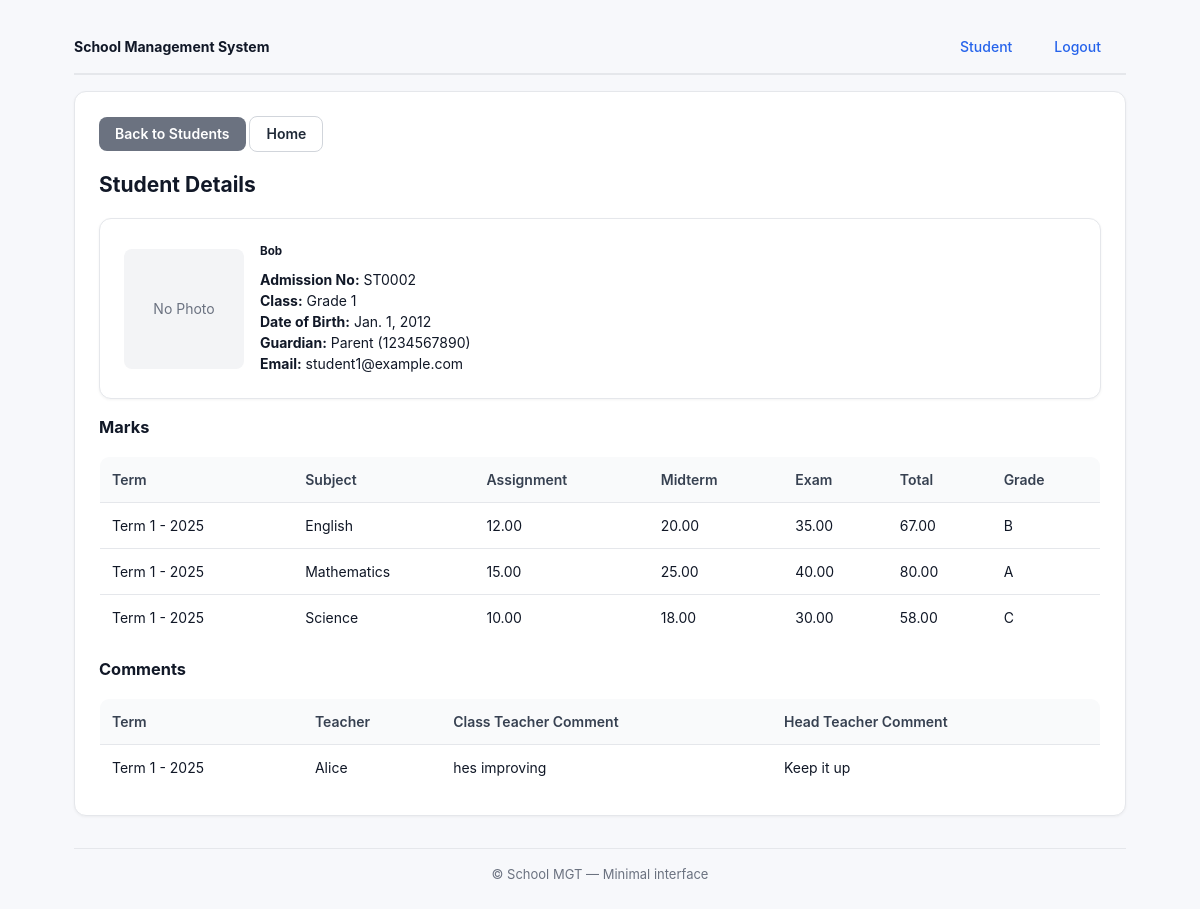
Page /portal/admin/student/2/ (signed in) on the committed database.
### school/models.py (models this page shows, shortened)
class Student(models.Model):
    user = models.OneToOneField(User, on_delete=models.CASCADE)
    admission_number = models.CharField(max_length=20, unique=True)
    student_class = models.ForeignKey(Class, on_delete=models.SET_NULL, null=True)
    date_of_birth = models.DateField()
    guardian_name = models.CharField(max_length=100)
    guardian_phone = models.CharField(max_length=15)
    photo = models.ImageField(upload_to='students/photos/', blank=True, null=True)
    is_graduated = models.BooleanField(default=False)
    graduation_year = models.CharField(max_length=9, blank=True, null=True)
    class Meta:
        db_table = 'students'

class User(AbstractUser):
    USER_TYPE_CHOICES = (
        ('admin', 'Administrator'),
        ('teacher', 'Teacher'),
        ('student', 'Student'),
        ('bursar', 'Bursar'),
    )
    user_type = models.CharField(max_length=10, choices=USER_TYPE_CHOICES)
    phone = models.CharField(max_length=15, blank=True, null=True)
    address = models.TextField(blank=True, null=True)
    class Meta:
        db_table = 'users'

class Class(models.Model):
    name = models.CharField(max_length=50)
    level = models.CharField(max_length=20)
    class_teacher = models.ForeignKey(User, on_delete=models.SET_NULL, null=True,
                                      limit_choices_to={'user_type': 'teacher'})
    academic_year = models.CharField(max_length=9, default='2024/2025')
    promotion_rank = models.IntegerField(default=0, help_text="Order used for automatic promotion across years")
    class Meta:
        db_table = 'classes'
        verbose_name_plural = 'Classes'

class Mark(models.Model):
    student = models.ForeignKey(Student, on_delete=models.CASCADE)
    subject = models.ForeignKey(Subject, on_delete=models.CASCADE)
    term = models.ForeignKey(Term, on_delete=models.CASCADE)
    class_assigned = models.ForeignKey(Class, on_delete=models.CASCADE)
    teacher = models.ForeignKey(Teacher, on_delete=models.SET_NULL, null=True)
    assignment_marks = models.DecimalField(max_digits=5, decimal_places=2,
                                          validators=[MinValueValidator(0), MaxValueValidator(20)],
                                          default=0)
    midterm_marks = models.DecimalField(max_digits=5, decimal_places=2,
                                       validators=[MinValueValidator(0), MaxValueValidator(30)],
                                       default=0)
    exam_marks = models.DecimalField(max_digits=5, decimal_places=2,
                                    validators=[MinValueValidator(0), MaxValueValidator(50)],
                                    default=0)
    total_marks = models.DecimalField(max_digits=5, decimal_places=2, default=0)
    grade = models.CharField(max_length=2, blank=True)
    created_at = models.DateTimeField(auto_now_add=True)
    updated_at = models.DateTimeField(auto_now=True)
    class Meta:
        db_table = 'marks'
        unique_together = ['student', 'subject', 'term', 'class_assigned']

class Term(models.Model):
    TERM_CHOICES = (
        ('1', 'Term 1'),
        ('2', 'Term 2'),
        ('3', 'Term 3'),
    )
    term = models.CharField(max_length=1, choices=TERM_CHOICES)
    academic_year = models.CharField(max_length=9)
    start_date = models.DateField()
    end_date = models.DateField()
    is_active = models.BooleanField(default=False)
    def __str__(self):
        return f"Term {self.term} - {self.academic_year}"
    class Meta:
        db_table = 'terms'
        unique_together = ['term', 'academic_year']

class Subject(models.Model):
    name = models.CharField(max_length=100)
    code = models.CharField(max_length=10, unique=True)
    description = models.TextField(blank=True)
    class Meta:
        db_table = 'subjects'

class Comment(models.Model):
    student = models.ForeignKey(Student, on_delete=models.CASCADE)
    term = models.ForeignKey(Term, on_delete=models.CASCADE)
    teacher = models.ForeignKey(Teacher, on_delete=models.SET_NULL, null=True, blank=True)
    class_teacher_comment = models.TextField()
    headteacher_comment = models.TextField(blank=True)
    created_at = models.DateTimeField(auto_now_add=True)
    updated_at = models.DateTimeField(auto_now=True)
    class Meta:
        db_table = 'comments'
        unique_together = ['student', 'term']

class Teacher(models.Model):
    user = models.OneToOneField(User, on_delete=models.CASCADE)
    employee_id = models.CharField(max_length=20, unique=True)
    subjects = models.ManyToManyField(Subject)
    classes = models.ManyToManyField(Class, related_name='teachers')
    photo = models.ImageField(upload_to='teachers/photos/', blank=True, null=True)
    class Meta:
        db_table = 'teachers'

### school/views.py (the view)
# urls.py: path('portal/admin/student/<int:student_id>/', views.admin_view_student, name='admin_view_student'),
@login_required
@user_passes_test(is_admin)
def admin_view_student(request, student_id):
    student = get_object_or_404(Student, id=student_id)
    marks = Mark.objects.filter(student=student).select_related('subject', 'term').order_by('term__academic_year', 'term__term', 'subject__name')
    comments = Comment.objects.filter(student=student).select_related('term', 'teacher').order_by('term__academic_year', 'term__term')
    context = {
        'student': student,
        'marks': marks,
        'comments': comments,
    }
    return render(request, 'admin/student_detail.html', context)

### school/views.py (called while the page is built)
def is_admin(user):
    return getattr(user, 'user_type', None) == 'admin' or user.is_superuser or user.is_staff

### school/templates/admin/student_detail.html (shortened to what this page needs)
{% extends 'base.html' %}
{% block content %}
<div class="mb-3">
  <a href="{% url 'manage_students' %}" class="btn btn-secondary">Back to Students</a>
  <a href="{% url 'login_select' %}" class="btn btn-outline-primary">Home</a>
</div>
<h2>Student Details</h2>
<div class="card mb-3">
  <div class="row" style="align-items:center;gap:16px">
    <div class="col" style="flex:0 0 120px">
      {% if student.photo %}
        <img src="{{ student.photo.url }}" alt="{{ student.user.get_full_name }}" class="thumb" data-full="{{ student.photo.url }}" style="width:120px;height:120px;border-radius:8px;object-fit:cover;border:1px solid #e5e7eb;cursor:pointer" onerror="this.parentElement.innerHTML='<div style=\'width:120px;height:120px;border-radius:8px;background:#fee;display:flex;align-items:center;justify-content:center;color:#c00;font-size:10px;text-align:center\'>Image Failed<br>{{ student.photo.url }}</div>'" />
      {% else %}
        <div style="width:120px;height:120px;border-radius:8px;background:#f3f4f6;display:flex;align-items:center;justify-content:center;color:#6b7280">No Photo</div>
      {% endif %}
    </div>
    <div class="col">
      <h5 style="margin:0 0 8px 0">{{ student.user.get_full_name }}</h5>
      <p style="margin:0">
        <b>Admission No:</b> {{ student.admission_number }}<br>
        <b>Class:</b> {{ student.student_class.name }}<br>
        <b>Date of Birth:</b> {{ student.date_of_birth }}<br>
        <b>Guardian:</b> {{ student.guardian_name }} ({{ student.guardian_phone }})<br>
        <b>Email:</b> {{ student.user.email }}
      </p>
    </div>
  </div>
</div>
<h3>Marks</h3>
<table class="table table-bordered">
  <thead>
    <tr>
      <th>Term</th><th>Subject</th><th>Assignment</th><th>Midterm</th><th>Exam</th><th>Total</th><th>Grade</th>
    </tr>
  </thead>
  <tbody>
    {% for mark in marks %}
    <tr>
      <td>{{ mark.term }}</td>
      <td>{{ mark.subject.name }}</td>
      <td>{{ mark.assignment_marks }}</td>
      <td>{{ mark.midterm_marks }}</td>
      <td>{{ mark.exam_marks }}</td>
      <td>{{ mark.total_marks }}</td>
      <td>{{ mark.grade }}</td>
    </tr>
    {% empty %}
    <tr><td colspan="7">No marks found.</td></tr>
    {% endfor %}
  </tbody>
</table>
<h3>Comments</h3>
<table class="table table-bordered">
  <thead>
    <tr>
      <th>Term</th><th>Teacher</th><th>Class Teacher Comment</th><th>Head Teacher Comment</th>
    </tr>
  </thead>
  <tbody>
    {% for comment in comments %}
    <tr>
      <td>{{ comment.term }}</td>
      <td>{% if comment.teacher %}{{ comment.teacher.user.get_full_name }}{% else %}-{% endif %}</td>
      <td>{{ comment.class_teacher_comment }}</td>
      <td>{{ comment.headteacher_comment|default:'-' }}</td>
    </tr>
    {% empty %}
    <tr><td colspan="4">No comments found.</td></tr>
    {% endfor %}
  </tbody>
</table>
{% endblock %}

### school/static/css/style.css (style rules this page uses)
:root { --bg:#f7f8fb; --card:#ffffff; --muted:#6b7280; --text:#111827; --accent:#2563eb; --border:#e5e7eb; --table:#ffffff }
* { box-sizing:border-box }
html,body { height:100% }
body { margin:0;background:var(--bg);color:var(--text);font:14px/1.5 "Inter",system-ui,-apple-system,Segoe UI,Roboto,Arial,sans-serif }
.card { background:var(--card);border:1px solid var(--border);border-radius:12px;padding:24px;box-shadow:0 1px 3px rgba(0,0,0,0.05) }
.mb-3 { margin-bottom:12px }
.row { display:flex;gap:16px;flex-wrap:wrap }
.col { flex:1 1 240px }
.btn { display:inline-block;background:var(--accent);color:#fff;border:none;border-radius:8px;padding:10px 16px;text-decoration:none;cursor:pointer;font-size:14px;font-weight:600;line-height:1 }
.btn-outline-primary { background:#fff;color:#1f2937;border:1px solid #d1d5db }
.btn-secondary { background:#6b7280 }
table { width:100%;border-collapse:collapse;margin-top:8px;background:var(--table);border-radius:10px;overflow:hidden;border:1px solid var(--border) }
th,td { padding:12px;border-bottom:1px solid var(--border) }
th { background:#f9fafb;text-align:left;font-weight:600;color:#374151 }

### rows in the picture
Student: user.get_full_name "Bob", admission_number "ST0002", student_class.name "Grade 1", date_of_birth "Jan. 1, 2012", guardian_name "Parent", guardian_phone "1234567890", user.email "student1@example.com"
Mark: term "Term 1 - 2025", subject.name "English", assignment_marks "12.00", midterm_marks "20.00", exam_marks "35.00", total_marks "67.00", grade "B"
Mark: term "Term 1 - 2025", subject.name "Mathematics", assignment_marks "15.00", midterm_marks "25.00", exam_marks "40.00", total_marks "80.00", grade "A"
Mark: term "Term 1 - 2025", subject.name "Science", assignment_marks "10.00", midterm_marks "18.00", exam_marks "30.00", total_marks "58.00", grade "C"
Comment: term "Term 1 - 2025", teacher.user.get_full_name "Alice", class_teacher_comment "hes improving", headteacher_comment "Keep it up"
